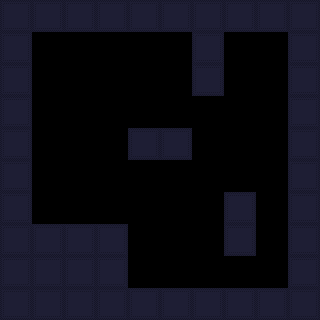

This is a level from a 2D game, rendered from its Tiled map with the project's own tilesets. A one-line summary and the complete map file follow:
An orthogonal 10x10 tile map with 32x32 px tiles, 1 tile layer (Tile Layer 1) and 5 objects.

<map version="1.2" tiledversion="1.3.5" orientation="orthogonal" renderorder="right-down" width="10" height="10" tilewidth="32" tileheight="32" infinite="0" nextlayerid="3" nextobjectid="8">
 <editorsettings>
  <export target="room_5_7.lua" format="lua" />
 </editorsettings>
 <tileset firstgid="1" source="../allTiles.tsx" />
 <layer id="1" name="Tile Layer 1" width="10" height="10">
  <data encoding="csv">
1,1,1,1,1,1,1,1,1,1,
1,0,0,0,0,0,1,0,0,1,
1,0,0,0,0,0,1,0,0,1,
1,0,0,0,0,0,0,0,0,1,
1,0,0,0,1,1,0,0,0,1,
1,0,0,0,0,0,0,0,0,1,
1,0,0,0,0,0,0,1,0,1,
1,1,1,1,0,0,0,1,0,1,
1,1,1,1,0,0,0,0,0,1,
1,1,1,1,1,1,1,1,1,1
</data>
 </layer>
 <objectgroup id="2" name="Object Layer 1">
  <object id="3" gid="2" x="128" y="128" width="32" height="32" />
  <object id="4" gid="4" x="64" y="224" width="32" height="32" />
  <object id="5" gid="6" x="256" y="288" width="32" height="32" />
  <object id="6" gid="6" x="128" y="288" width="32" height="32" />
  <object id="7" gid="5" x="160" y="192" width="32" height="32" />
 </objectgroup>
</map>
